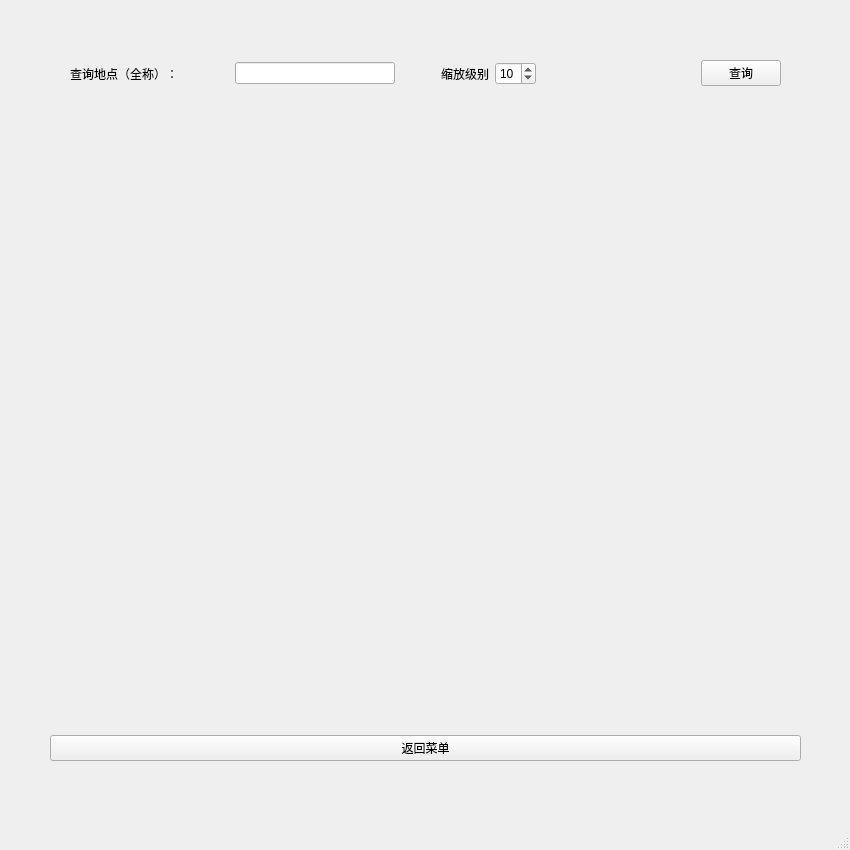
<?xml version="1.0" encoding="UTF-8"?>
<ui version="4.0">
 <class>MainWindow</class>
 <widget class="QMainWindow" name="MainWindow">
  <property name="geometry">
   <rect>
    <x>0</x>
    <y>0</y>
    <width>850</width>
    <height>850</height>
   </rect>
  </property>
  <property name="windowTitle">
   <string>MainWindow</string>
  </property>
  <widget class="QWidget" name="centralwidget">
   <widget class="QWidget" name="gridLayoutWidget">
    <property name="geometry">
     <rect>
      <x>50</x>
      <y>23</y>
      <width>751</width>
      <height>101</height>
     </rect>
    </property>
    <layout class="QGridLayout" name="gridLayout">
     <item row="1" column="6">
      <widget class="QLabel" name="label_2">
       <property name="text">
        <string>缩放级别</string>
       </property>
      </widget>
     </item>
     <item row="0" column="1">
      <spacer name="horizontalSpacer">
       <property name="orientation">
        <enum>Qt::Horizontal</enum>
       </property>
       <property name="sizeHint" stdset="0">
        <size>
         <width>40</width>
         <height>20</height>
        </size>
       </property>
      </spacer>
     </item>
     <item row="1" column="1">
      <widget class="QLabel" name="label">
       <property name="text">
        <string>查询地点（全称）：</string>
       </property>
      </widget>
     </item>
     <item row="1" column="11">
      <spacer name="verticalSpacer">
       <property name="orientation">
        <enum>Qt::Vertical</enum>
       </property>
       <property name="sizeHint" stdset="0">
        <size>
         <width>20</width>
         <height>40</height>
        </size>
       </property>
      </spacer>
     </item>
     <item row="1" column="5">
      <spacer name="verticalSpacer_3">
       <property name="orientation">
        <enum>Qt::Vertical</enum>
       </property>
       <property name="sizeHint" stdset="0">
        <size>
         <width>20</width>
         <height>40</height>
        </size>
       </property>
      </spacer>
     </item>
     <item row="1" column="4">
      <spacer name="verticalSpacer_4">
       <property name="orientation">
        <enum>Qt::Vertical</enum>
       </property>
       <property name="sizeHint" stdset="0">
        <size>
         <width>20</width>
         <height>40</height>
        </size>
       </property>
      </spacer>
     </item>
     <item row="1" column="9">
      <spacer name="horizontalSpacer_2">
       <property name="orientation">
        <enum>Qt::Horizontal</enum>
       </property>
       <property name="sizeHint" stdset="0">
        <size>
         <width>40</width>
         <height>20</height>
        </size>
       </property>
      </spacer>
     </item>
     <item row="1" column="7">
      <widget class="QSpinBox" name="spinBox">
       <property name="minimum">
        <number>1</number>
       </property>
       <property name="maximum">
        <number>17</number>
       </property>
       <property name="value">
        <number>10</number>
       </property>
      </widget>
     </item>
     <item row="1" column="0">
      <spacer name="verticalSpacer_2">
       <property name="orientation">
        <enum>Qt::Vertical</enum>
       </property>
       <property name="sizeHint" stdset="0">
        <size>
         <width>20</width>
         <height>40</height>
        </size>
       </property>
      </spacer>
     </item>
     <item row="2" column="1">
      <spacer name="horizontalSpacer_3">
       <property name="orientation">
        <enum>Qt::Horizontal</enum>
       </property>
       <property name="sizeHint" stdset="0">
        <size>
         <width>40</width>
         <height>20</height>
        </size>
       </property>
      </spacer>
     </item>
     <item row="1" column="10">
      <widget class="QPushButton" name="pushButton">
       <property name="text">
        <string>查询</string>
       </property>
      </widget>
     </item>
     <item row="1" column="2">
      <widget class="QLineEdit" name="lineEdit"/>
     </item>
    </layout>
   </widget>
   <widget class="QWidget" name="gridLayoutWidget_2">
    <property name="geometry">
     <rect>
      <x>50</x>
      <y>150</y>
      <width>751</width>
      <height>611</height>
     </rect>
    </property>
    <layout class="QGridLayout" name="gridLayout_2">
     <item row="1" column="0">
      <widget class="QPushButton" name="pushButton_back">
       <property name="text">
        <string>返回菜单</string>
       </property>
      </widget>
     </item>
     <item row="0" column="0">
      <widget class="QLabel" name="label_3">
       <property name="text">
        <string/>
       </property>
      </widget>
     </item>
    </layout>
   </widget>
  </widget>
  <widget class="QMenuBar" name="menubar">
   <property name="geometry">
    <rect>
     <x>0</x>
     <y>0</y>
     <width>850</width>
     <height>26</height>
    </rect>
   </property>
  </widget>
  <widget class="QStatusBar" name="statusbar"/>
 </widget>
 <resources/>
 <connections/>
</ui>
